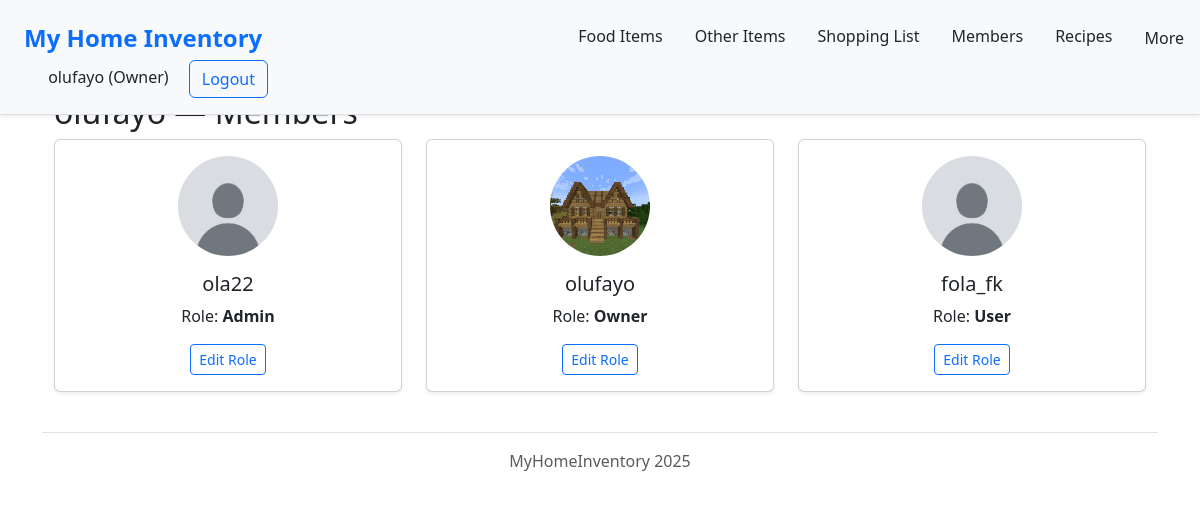
/family/members/ (signed in), run on the app's committed database.
### storage/models.py (models this page shows, shortened)
class Profile(models.Model):
    class Role(models.TextChoices):
        OWNER = "owner", "Owner"
        ADMIN = "admin", "Admin"
        USER = "user", "User"
    user = models.OneToOneField(User, on_delete=models.CASCADE, related_name="profile")
    profile_pic = models.ImageField(
        default="profile_pics/default_profile_pic.jpg",
        upload_to="profile_pic/personal_images"
    )
    family = models.ForeignKey("Family", on_delete=models.CASCADE, related_name="members")
    display_name = models.CharField(max_length=512)
    role = models.CharField(max_length=10, choices=Role.choices)

### storage/views.py (the view)
# urls.py: path("family/members/", views.all_members, name="members"),
def all_members(request):
    family = request.user.profile.family
    members = family.members.select_related("user").all()
    return render(request, "storage/members.html", {"family": family, "members": members})

### storage/templates/storage/members.html
{% extends "base.html" %}
{% load static %}
{% block content %}
{% include "storage/navbar.html" %}
<div class="container mt-4">
  <h2>{{ family.name }} — Members</h2>
  <div class="row">
    {% for member in members %}
      <div class="col-md-4 mb-3">
        <div class="card text-center shadow-sm">
          <img src="{{ member.profile_pic.url }}" alt="{{ member.display_name }}" class="rounded-circle mx-auto mt-3" width="100" height="100">
          <div class="card-body">
            <h5 class="card-title">{{ member.display_name }}</h5>
            <p class="card-text">Role: <strong>{{ member.get_role_display }}</strong></p>
            {% if user.profile.role in "owner admin" %}
              <a href="{% url 'edit_member' member.id %}" class="btn btn-sm btn-outline-primary">Edit Role</a>
            {% endif %}
          </div>
        </div>
      </div>
    {% endfor %}
  </div>
</div>
{% endblock %}

### storage/templates/storage/navbar.html (shortened to what this page needs)
{% load static %}
{% load i18n %}
<link href="https://cdn.jsdelivr.net/npm/bootstrap@5.3.0/dist/css/bootstrap.min.css" rel="stylesheet">
<header class="d-flex flex-wrap align-items-center justify-content-center justify-content-md-between py-3 mb-4 border-bottom bg-light shadow-sm fixed-top">
  <div class="col-md-3 mb-2 mb-md-0 px-4">
    <a href="{% url 'view_all_items' %}" class="d-flex align-items-center mb-3 mb-md-0 me-md-auto link-body-emphasis text-decoration-none">
      <span class="fs-4 fw-bold text-primary">{% trans 'My Home Inventory' %}</span>
    </a>
  </div>
  <ul class="nav col-12 col-md-auto mb-2 justify-content-center mb-md-0">
    <li><a href="{% url 'all_food' %}" class="nav-link px-3 text-dark">{% trans 'Food Items' %}</a></li>
    <li><a href="{% url 'all_other_items' %}" class="nav-link px-3 text-dark">{% trans 'Other Items' %}</a></li>
    <li><a href="{% url 'all_other_items' %}" class="nav-link px-3 text-dark">{% trans 'Shopping List' %}</a></li>
    <li><a href="{% url 'members' %}" class="nav-link px-3 text-dark">{% trans 'Members' %}</a></li>
    <li><a href="{% url 'all_other_items' %}" class="nav-link px-3 text-dark">{% trans 'Recipes' %}</a></li>
    <li class="nav-item">
      <div class="dropdown-nav">
        <button class="dropbtn-nav">{% trans 'More' %}</button>
      </div>
    </li>
  </ul>
  <div class="col-md-3 text-end px-4">
    {% if user.is_authenticated %}
      <span class="me-3 text-secondary">
        <a href="{% url 'profile_detail' user.id %}" class="text-decoration-none text-dark">
          {{ user.profile.display_name }}
          ({{ user.profile.get_role_display }})
        </a>
      </span>
      <form action="{% url 'logout' %}" method="post" class="d-inline">
        <button type="submit" class="btn btn-outline-primary me-2">{% trans 'Logout' %}</button>
      </form>
    {% else %}
      <a href="{% url 'login' %}" class="btn btn-outline-primary me-2">{% trans 'Login' %}</a>
    {% endif %}
  </div>
</header>

### static/style.css (style rules this page uses)
.dropdown-nav { position: relative; display: inline-block; }
.dropbtn-nav { background-color: transparent; color: #212529; font-size: 16px; font-weight: 500; border: none; padding: 10px 16px; cursor: pointer; border-radius: 6px; transition: background-color 0.3s ease, color 0.3s ease, transform 0.2s ease; }

### data on the page
Profile: profile_pic (placeholder picture), display_name "ola22", role "Admin"
Profile: profile_pic (picture), display_name "olufayo", role "Owner", shows "Edit Role"
Profile: profile_pic (placeholder picture), display_name "fola_fk", role "User"

### other printed values
{{ user.profile.display_name }} "olufayo"
{{ user.profile.get_role_display }} "Owner"
